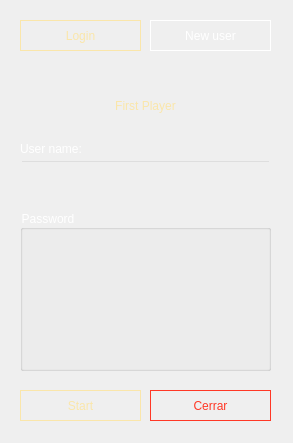
<?xml version="1.0" encoding="UTF-8"?>
<ui version="4.0">
 <class>LogIn</class>
 <widget class="QDialog" name="LogIn">
  <property name="windowModality">
   <enum>Qt::ApplicationModal</enum>
  </property>
  <property name="geometry">
   <rect>
    <x>0</x>
    <y>0</y>
    <width>293</width>
    <height>443</height>
   </rect>
  </property>
  <property name="windowTitle">
   <string>Log-In</string>
  </property>
  <property name="windowIcon">
   <iconset resource="resources.qrc">
    <normaloff>:/Img/icon.png</normaloff>:/Img/icon.png</iconset>
  </property>
  <widget class="QLabel" name="lbl_back">
   <property name="geometry">
    <rect>
     <x>0</x>
     <y>0</y>
     <width>294</width>
     <height>445</height>
    </rect>
   </property>
   <property name="text">
    <string>&lt;html&gt;&lt;head/&gt;&lt;body&gt;&lt;p&gt;&lt;img src=&quot;:/Img/back-modal.jpg&quot;/&gt;&lt;/p&gt;&lt;/body&gt;&lt;/html&gt;</string>
   </property>
  </widget>
  <widget class="QLabel" name="lbl_username">
   <property name="geometry">
    <rect>
     <x>20</x>
     <y>140</y>
     <width>81</width>
     <height>17</height>
    </rect>
   </property>
   <property name="styleSheet">
    <string notr="true">font: 9pt &quot;MV Boli&quot;;
color: white;</string>
   </property>
   <property name="text">
    <string>User name:</string>
   </property>
  </widget>
  <widget class="QLabel" name="lbl_info">
   <property name="geometry">
    <rect>
     <x>50</x>
     <y>90</y>
     <width>191</width>
     <height>31</height>
    </rect>
   </property>
   <property name="styleSheet">
    <string notr="true">font: 14pt &quot;MV Boli&quot;;
color: #FAE6AA;</string>
   </property>
   <property name="text">
    <string>First Player</string>
   </property>
   <property name="alignment">
    <set>Qt::AlignCenter</set>
   </property>
  </widget>
  <widget class="QPushButton" name="btn_start">
   <property name="geometry">
    <rect>
     <x>20</x>
     <y>390</y>
     <width>121</width>
     <height>31</height>
    </rect>
   </property>
   <property name="styleSheet">
    <string notr="true">QPushButton {
	color: #FAE6AA;	
	border: 1px solid #FAE6AA;
	font: 11pt &quot;MV Boli&quot;;
}

QPushButton:hover { 
	background-color: #FAE6AA;
	color: black;
}

QPushButton:pressed { 
	color: #F3A71E;
	border: 1px solid #F3A71E;
	background-color: rgba(0, 0, 0, .4);
}</string>
   </property>
   <property name="text">
    <string>Start</string>
   </property>
   <property name="flat">
    <bool>true</bool>
   </property>
  </widget>
  <widget class="QPushButton" name="btn_new">
   <property name="geometry">
    <rect>
     <x>150</x>
     <y>20</y>
     <width>121</width>
     <height>31</height>
    </rect>
   </property>
   <property name="styleSheet">
    <string notr="true">QPushButton {
	color: white;	
	border: 1px solid white;
	font: 11pt &quot;MV Boli&quot;;
}

QPushButton:hover { 
	background-color: white;
	color: black;
}

QPushButton:pressed { 
	color: #F3A71E;
	border: 1px solid #F3A71E;
	background-color: rgba(0, 0, 0, .4);
}</string>
   </property>
   <property name="text">
    <string>New user</string>
   </property>
   <property name="flat">
    <bool>true</bool>
   </property>
  </widget>
  <widget class="QPushButton" name="btn_login">
   <property name="geometry">
    <rect>
     <x>20</x>
     <y>20</y>
     <width>121</width>
     <height>31</height>
    </rect>
   </property>
   <property name="styleSheet">
    <string notr="true">QPushButton {
	color: #FAE6AA;	
	border: 1px solid #FAE6AA;
	font: 11pt &quot;MV Boli&quot;;
}

QPushButton:hover { 
	background-color: #FAE6AA;
	color: black;
}

QPushButton:pressed { 
	color: #F3A71E;
	border: 1px solid #F3A71E;
	background-color: rgba(0, 0, 0, .4);
}</string>
   </property>
   <property name="text">
    <string>Login</string>
   </property>
   <property name="flat">
    <bool>true</bool>
   </property>
  </widget>
  <widget class="QLineEdit" name="le_username">
   <property name="geometry">
    <rect>
     <x>20</x>
     <y>160</y>
     <width>251</width>
     <height>31</height>
    </rect>
   </property>
   <property name="styleSheet">
    <string notr="true">font: 11pt &quot;MV Boli&quot;;
background: transparent;
 selection-background-color: rgb(233, 99, 0); </string>
   </property>
  </widget>
  <widget class="QGroupBox" name="groupBox">
   <property name="geometry">
    <rect>
     <x>20</x>
     <y>210</y>
     <width>251</width>
     <height>161</height>
    </rect>
   </property>
   <property name="styleSheet">
    <string notr="true">font: 9pt &quot;MV Boli&quot;;
color: white;</string>
   </property>
   <property name="title">
    <string>Password</string>
   </property>
   <property name="flat">
    <bool>false</bool>
   </property>
   <widget class="QPushButton" name="btn_pat_1">
    <property name="geometry">
     <rect>
      <x>30</x>
      <y>40</y>
      <width>41</width>
      <height>41</height>
     </rect>
    </property>
    <property name="styleSheet">
     <string notr="true">QPushButton {
	color: white;	
	border-radius: 10px;
}

QPushButton:hover { 
	background-color: rgba(255, 255, 255, .4);
}

QPushButton:pressed { 
	background-color: rgba(0, 0, 0, .4);
}</string>
    </property>
    <property name="text">
     <string/>
    </property>
    <property name="icon">
     <iconset resource="resources.qrc">
      <normaloff>:/Img/asteroid-1.png</normaloff>:/Img/asteroid-1.png</iconset>
    </property>
    <property name="iconSize">
     <size>
      <width>32</width>
      <height>32</height>
     </size>
    </property>
    <property name="default">
     <bool>false</bool>
    </property>
    <property name="flat">
     <bool>true</bool>
    </property>
   </widget>
   <widget class="QPushButton" name="btn_pat_2">
    <property name="geometry">
     <rect>
      <x>100</x>
      <y>40</y>
      <width>41</width>
      <height>41</height>
     </rect>
    </property>
    <property name="styleSheet">
     <string notr="true">QPushButton {
	color: white;	
	border-radius: 10px;
}

QPushButton:hover { 
	background-color: rgba(255, 255, 255, .4);
}

QPushButton:pressed { 
	background-color: rgba(0, 0, 0, .4);
}</string>
    </property>
    <property name="text">
     <string/>
    </property>
    <property name="icon">
     <iconset resource="resources.qrc">
      <normaloff>:/Img/asteroid-1.png</normaloff>:/Img/asteroid-1.png</iconset>
    </property>
    <property name="iconSize">
     <size>
      <width>32</width>
      <height>32</height>
     </size>
    </property>
    <property name="default">
     <bool>false</bool>
    </property>
    <property name="flat">
     <bool>true</bool>
    </property>
   </widget>
   <widget class="QPushButton" name="btn_pat_3">
    <property name="geometry">
     <rect>
      <x>30</x>
      <y>100</y>
      <width>41</width>
      <height>41</height>
     </rect>
    </property>
    <property name="styleSheet">
     <string notr="true">QPushButton {
	color: white;	
	border-radius: 10px;
}

QPushButton:hover { 
	background-color: rgba(255, 255, 255, .4);
}

QPushButton:pressed { 
	background-color: rgba(0, 0, 0, .4);
}</string>
    </property>
    <property name="text">
     <string/>
    </property>
    <property name="icon">
     <iconset resource="resources.qrc">
      <normaloff>:/Img/asteroid-1.png</normaloff>:/Img/asteroid-1.png</iconset>
    </property>
    <property name="iconSize">
     <size>
      <width>32</width>
      <height>32</height>
     </size>
    </property>
    <property name="default">
     <bool>false</bool>
    </property>
    <property name="flat">
     <bool>true</bool>
    </property>
   </widget>
   <widget class="QPushButton" name="btn_pat_4">
    <property name="geometry">
     <rect>
      <x>170</x>
      <y>40</y>
      <width>41</width>
      <height>41</height>
     </rect>
    </property>
    <property name="styleSheet">
     <string notr="true">QPushButton {
	color: white;	
	border-radius: 10px;
}

QPushButton:hover { 
	background-color: rgba(255, 255, 255, .4);
}

QPushButton:pressed { 
	background-color: rgba(0, 0, 0, .4);
}</string>
    </property>
    <property name="text">
     <string/>
    </property>
    <property name="icon">
     <iconset resource="resources.qrc">
      <normaloff>:/Img/asteroid-1.png</normaloff>:/Img/asteroid-1.png</iconset>
    </property>
    <property name="iconSize">
     <size>
      <width>32</width>
      <height>32</height>
     </size>
    </property>
    <property name="default">
     <bool>false</bool>
    </property>
    <property name="flat">
     <bool>true</bool>
    </property>
   </widget>
   <widget class="QPushButton" name="btn_pat_5">
    <property name="geometry">
     <rect>
      <x>100</x>
      <y>100</y>
      <width>41</width>
      <height>41</height>
     </rect>
    </property>
    <property name="styleSheet">
     <string notr="true">QPushButton {
	color: white;	
	border-radius: 10px;
}

QPushButton:hover { 
	background-color: rgba(255, 255, 255, .4);
}

QPushButton:pressed { 
	background-color: rgba(0, 0, 0, .4);
}</string>
    </property>
    <property name="text">
     <string/>
    </property>
    <property name="icon">
     <iconset resource="resources.qrc">
      <normaloff>:/Img/asteroid-1.png</normaloff>:/Img/asteroid-1.png</iconset>
    </property>
    <property name="iconSize">
     <size>
      <width>32</width>
      <height>32</height>
     </size>
    </property>
    <property name="default">
     <bool>false</bool>
    </property>
    <property name="flat">
     <bool>true</bool>
    </property>
   </widget>
   <widget class="QPushButton" name="btn_pat_6">
    <property name="geometry">
     <rect>
      <x>170</x>
      <y>100</y>
      <width>41</width>
      <height>41</height>
     </rect>
    </property>
    <property name="styleSheet">
     <string notr="true">QPushButton {
	color: white;	
	border-radius: 10px;
}

QPushButton:hover { 
	background-color: rgba(255, 255, 255, .4);
}

QPushButton:pressed { 
	background-color: rgba(0, 0, 0, .4);
}</string>
    </property>
    <property name="text">
     <string/>
    </property>
    <property name="icon">
     <iconset resource="resources.qrc">
      <normaloff>:/Img/asteroid-1.png</normaloff>:/Img/asteroid-1.png</iconset>
    </property>
    <property name="iconSize">
     <size>
      <width>32</width>
      <height>32</height>
     </size>
    </property>
    <property name="default">
     <bool>false</bool>
    </property>
    <property name="flat">
     <bool>true</bool>
    </property>
   </widget>
  </widget>
  <widget class="QPushButton" name="btn_close">
   <property name="geometry">
    <rect>
     <x>150</x>
     <y>390</y>
     <width>121</width>
     <height>31</height>
    </rect>
   </property>
   <property name="styleSheet">
    <string notr="true">QPushButton {
	color: rgb(255, 56, 38);	
	border: 1px solid rgb(255, 56, 38);
	font: 12pt &quot;MV Boli&quot;;
}

QPushButton:hover { 
	background-color: rgb(255, 56, 38);
	color: white;
}

QPushButton:pressed { 
	color: #F3A71E;
	border: 1px solid #F3A71E;
	background-color: rgba(0, 0, 0, .4);
}</string>
   </property>
   <property name="text">
    <string>Cerrar</string>
   </property>
   <property name="flat">
    <bool>true</bool>
   </property>
  </widget>
 </widget>
 <resources>
  <include location="resources.qrc"/>
 </resources>
 <connections>
  <connection>
   <sender>btn_close</sender>
   <signal>clicked()</signal>
   <receiver>LogIn</receiver>
   <slot>close()</slot>
   <hints>
    <hint type="sourcelabel">
     <x>243</x>
     <y>407</y>
    </hint>
    <hint type="destinationlabel">
     <x>292</x>
     <y>400</y>
    </hint>
   </hints>
  </connection>
 </connections>
</ui>
